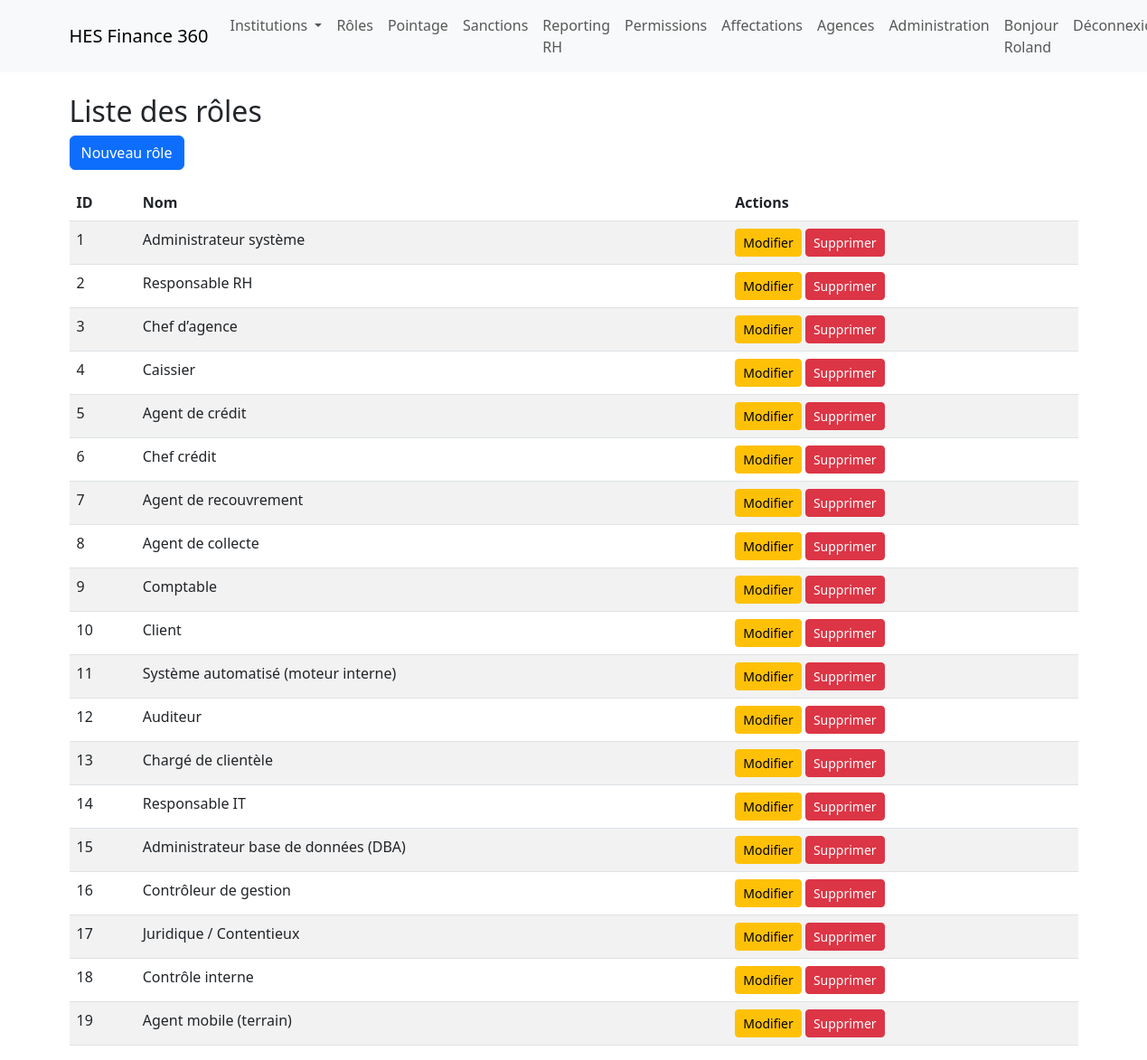
The app's page /roles/roles/ (signed in) with its own data.
### roles_permissions/models.py (models this page shows, shortened)
class Role(models.Model):
    nom_role = models.CharField(max_length=100, unique=True)
    description = models.TextField()
    slug = models.SlugField(unique=True, blank=True, null=True)

### roles_permissions/views.py (the view)
# urls.py: path('roles/', views.role_list, name='role_list'),
@login_required
def role_list(request):
    roles = Role.objects.all()
    return render(request, 'roles_permissions/role_list.html', {'roles': roles})

### roles_permissions/templates/roles_permissions/role_list.html
{% extends 'base.html' %}
{% block content %}
<div class="container mt-4">
    <h2>Liste des rôles</h2>
    <a href="{% url 'role_create' %}" class="btn btn-primary mb-3">Nouveau rôle</a>
    <div class="table-responsive">
        <table class="table table-striped table-hover">
            <thead class="thead-dark">
                <tr>
                    <th>ID</th>
                    <th>Nom</th>
                    <th>Actions</th>
                </tr>
            </thead>
            <tbody>
                {% for role in roles %}
                <tr>
                    <td>{{ role.id }}</td>
                    <td>{{ role.nom_role }}</td>
                    <td>
                        <a href="{% url 'role_update' role.id %}" class="btn btn-sm btn-warning">Modifier</a>
                        <a href="{% url 'role_delete' role.id %}" class="btn btn-sm btn-danger">Supprimer</a>
                    </td>
                </tr>
                {% empty %}
                <tr><td colspan="3">Aucun rôle trouvé.</td></tr>
                {% endfor %}
            </tbody>
        </table>
    </div>
</div>
{% endblock %}

### templates/base.html (shortened to what this page needs)
<!DOCTYPE html>
<html lang="fr">
<head>
    <link href="https://cdn.jsdelivr.net/npm/bootstrap@5.3.0/dist/css/bootstrap.min.css" rel="stylesheet">
</head>
<body>
    <nav class="navbar navbar-expand-lg navbar-light bg-light mb-4">
      <div class="container">
        <a class="navbar-brand" href="{% url 'institution_list' %}">HES Finance 360</a>
        <div class="collapse navbar-collapse">
          {% if user.is_authenticated %}
          <ul class="navbar-nav me-auto">
            <li class="nav-item dropdown">
              <a class="nav-link dropdown-toggle" href="#" id="navbarDropdown" role="button" data-bs-toggle="dropdown" aria-expanded="false">
                Institutions
              </a>
            </li>
            <li class="nav-item"><a class="nav-link" href="{% url 'roles_list' %}">Rôles</a></li>
            <li class="nav-item"><a class="nav-link" href="{% url 'pointages_list' %}">Pointage</a></li>
            <li class="nav-item"><a class="nav-link" href="{% url 'sanctions_list' %}">Sanctions</a></li>
<li class="nav-item"><a class="nav-link" href="{% url 'reporting_rh' %}">Reporting RH</a></li>
            <li class="nav-item"><a class="nav-link" href="{% url 'permissions_list' %}">Permissions</a></li>
            <li class="nav-item"><a class="nav-link" href="{% url 'affectations_list' %}">Affectations</a></li>
            <li class="nav-item"><a class="nav-link" href="/agences/">Agences</a></li>
            <li class="nav-item"><a class="nav-link" href="/admin/">Administration</a></li>
          </ul>
          <ul class="navbar-nav ms-auto">
            <li class="nav-item"><span class="nav-link">Bonjour {{ user.username }}</span></li>
            <li class="nav-item"><a class="nav-link" href="/admin/logout/">Déconnexion</a></li>
          </ul>
          {% else %}
          <ul class="navbar-nav ms-auto">
            <li class="nav-item"><a class="nav-link" href="/admin/login/">Connexion</a></li>
          </ul>
          {% endif %}
        </div>
      </div>
    </nav>
    {% block content %}{% endblock %}
</body>
</html>

### records on screen
Role: id "1", nom_role "Administrateur système"
Role: id "2", nom_role "Responsable RH"
Role: id "3", nom_role "Chef d’agence"
Role: id "4", nom_role "Caissier"
Role: id "5", nom_role "Agent de crédit"
Role: id "6", nom_role "Chef crédit"
Role: id "7", nom_role "Agent de recouvrement"
Role: id "8", nom_role "Agent de collecte"
Role: id "9", nom_role "Comptable"
Role: id "10", nom_role "Client"
Role: id "11", nom_role "Système automatisé (moteur interne)"
Role: id "12", nom_role "Auditeur"
Role: id "13", nom_role "Chargé de clientèle"
Role: id "14", nom_role "Responsable IT"
Role: id "15", nom_role "Administrateur base de données (DBA)"
Role: id "16", nom_role "Contrôleur de gestion"
Role: id "17", nom_role "Juridique / Contentieux"
Role: id "18", nom_role "Contrôle interne"
Role: id "19", nom_role "Agent mobile (terrain)"

### other values on screen
{{ user.username }} "Roland"
